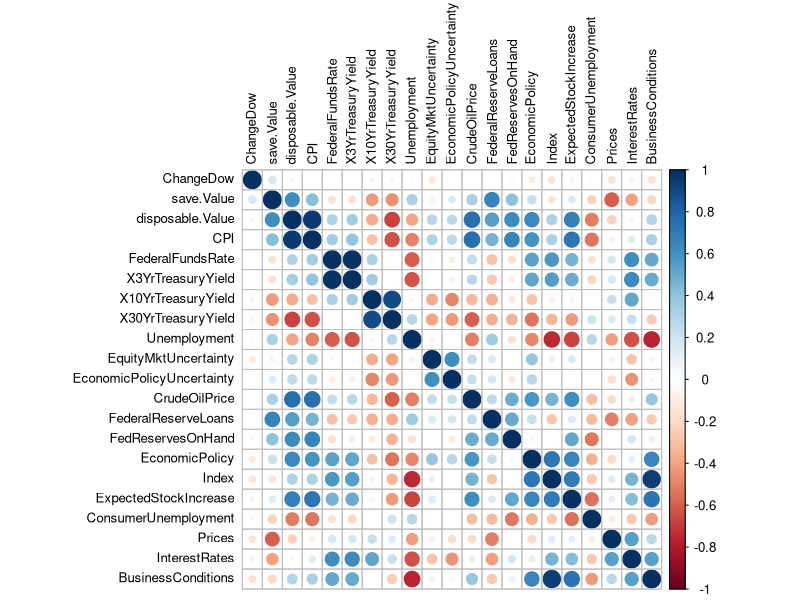
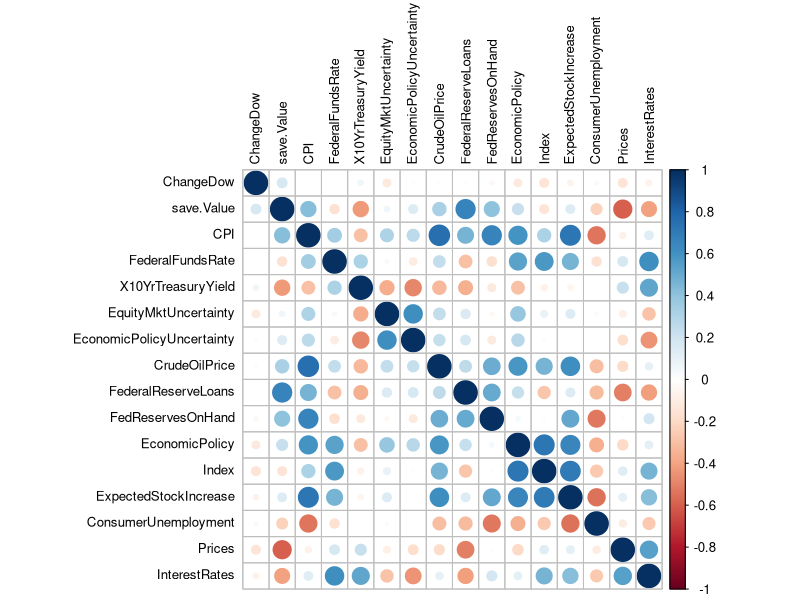
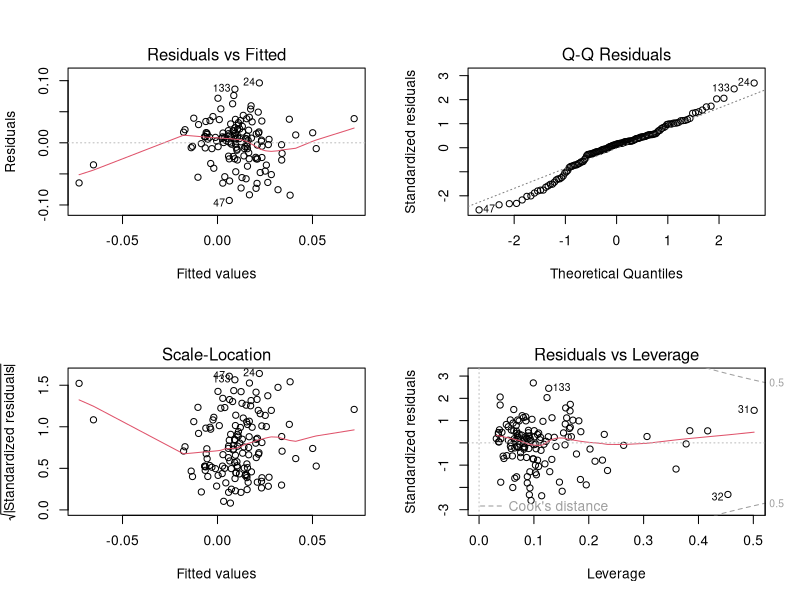
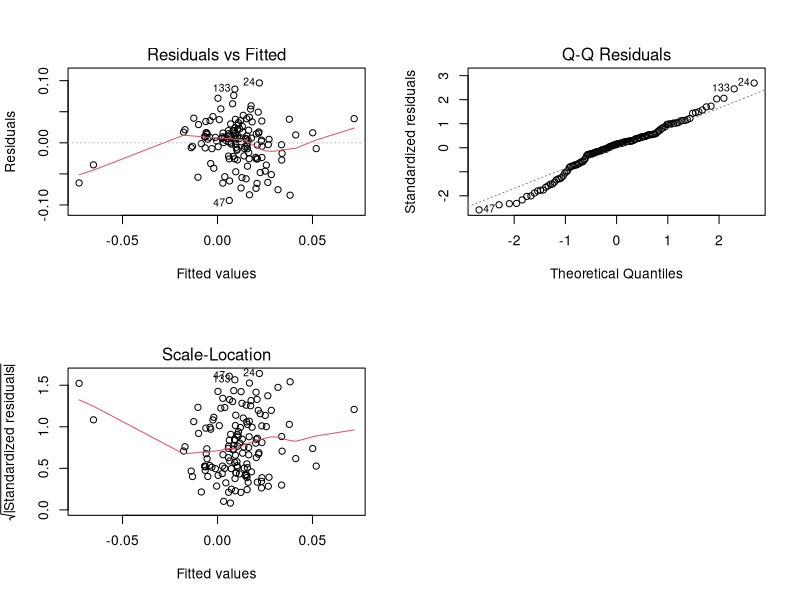
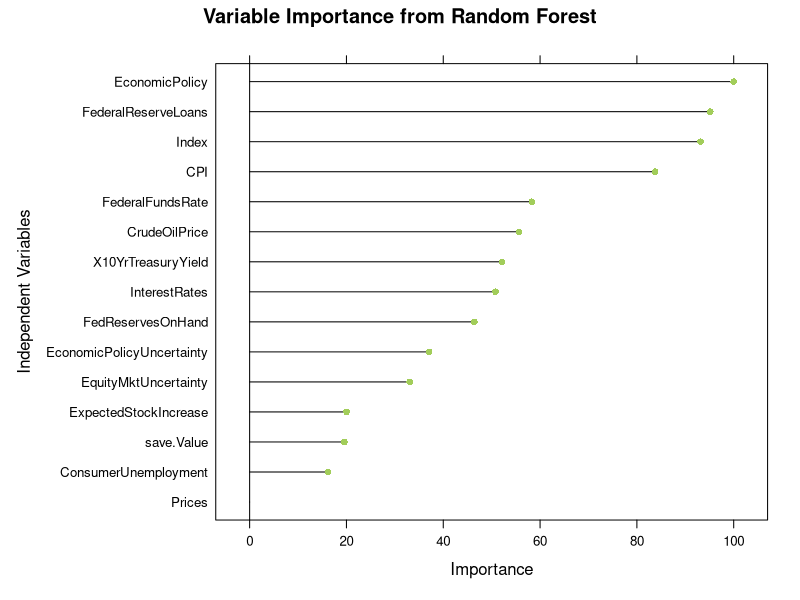
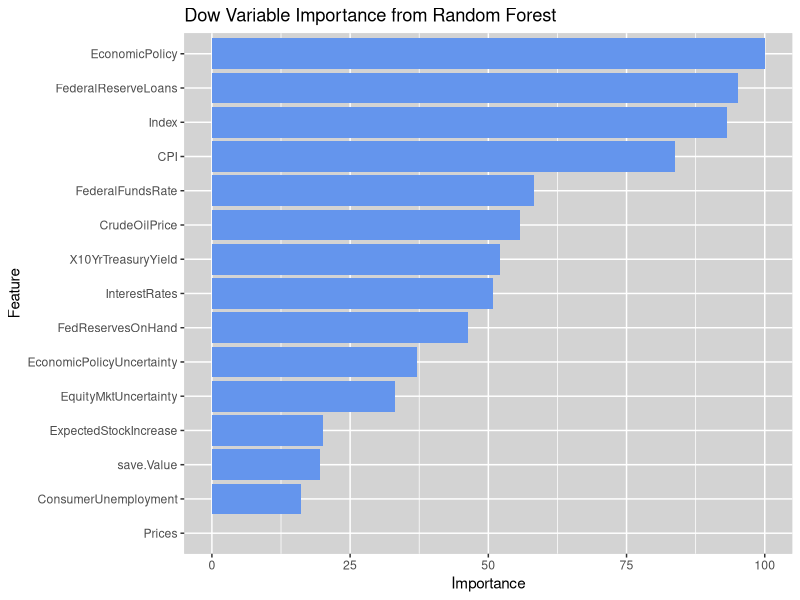

The R script that drew these images, in order:
## ---- chunk 1
knitr::opts_chunk$set(echo = TRUE)
## ---- chunk 2
install.packages("dplyr")
library(dplyr)
install.packages("caret")
library(caret)
install.packages("Hmisc")
library(Hmisc)
install.packages("tidyverse")
library(tidyverse)
install.packages("corrplot")
library(corrplot)

## ---- chunk 3
Data <- read.csv("BitcoinData.csv", header = TRUE, sep = ",")
VarSelection <- Data[11:148,]
## ---- chunk 4
assumptionsDow <- VarSelection %>% 
  select(-c(Date,Dow,SP500,Nasdaq,Bitcoin,ChangeNasdaq,ChangeBitcoin,ChangeSP500))

corrplot(cor(assumptionsDow), tl.col = "black", tl.cex = 0.8)
## ---- chunk 5
assumptionsDow1<- subset(assumptionsDow, select = -c(X3YrTreasuryYield,disposable.Value,X30YrTreasuryYield,BusinessConditions,Unemployment) )

corrplot(cor(assumptionsDow1), tl.col = "black", tl.cex = 0.8)
## ---- chunk 6
multiVarModelDow <- lm(ChangeDow ~ ., data = assumptionsDow1)

par(mfrow = c(2, 2))
plot(multiVarModelDow)
## ---- chunk 7
plot(multiVarModelDow,1)
## ---- chunk 8
plot(multiVarModelDow,2)
## ---- chunk 9
plot(multiVarModelDow,3)
## ---- chunk 10
library(lmtest)
bptest(multiVarModelDow)
## ---- chunk 11
index <- createDataPartition(assumptionsDow1$ChangeDow, p=0.85, list=FALSE)

DowLassoTrain <- assumptionsDow1[index,]
DowLassoTest <- assumptionsDow1[-index,]
## ---- chunk 12
DowLasso <- train(ChangeDow ~ ., data = DowLassoTrain, method = "glmnet", 
                   tuneGrid = expand.grid(alpha = 1, lambda = 1))
## ---- chunk 13
a <- data.frame(as.data.frame.matrix(coef(DowLasso$finalModel, DowLasso$bestTune$lambda)))

## ---- chunk 14
x <- assumptionsDow1 %>% 
  select(-c(ChangeDow))

# Scale data
DowScaled <- preProcess(x, method = c("center", "scale"))
x <- predict(DowScaled, x)

DowScaled <- data.frame(cbind(x,assumptionsDow1$ChangeDow))
names(DowScaled)[names(DowScaled)== "assumptionsDow1.ChangeDow"] <- "ChangeDow"

## ---- chunk 15
RFDow <- DowScaled

index <- createDataPartition(RFDow$ChangeDow, p=0.85, list=FALSE)

DowTrainRF <- RFDow[index,]
DowTestRF <- RFDow[-index,]
## ---- chunk 16
trctrl = trainControl(method = "repeatedcv")

RF_Dow = train(ChangeDow ~ ., data = DowTrainRF, method = "rf", trControl = trctrl,
               ntree = 500,importance = TRUE)
## ---- chunk 17
RF_Dow$results
## ---- chunk 18
ImportanceRegDow = varImp(RF_Dow)

plot(ImportanceRegDow, main = "Variable Importance from Random Forest", ylab = "Independent Variables", col = "darkolivegreen3" )
## ---- chunk 19
p <- ggplot(ImportanceRegDow, aes(x=variable, weight=importance, fill=variable)) 
p <- p + geom_bar(stat="identity",fill = "cornflowerblue")
p <- p + ggtitle("Dow Variable Importance from Random Forest")
p <- p + theme(panel.background = element_rect(fill = "lightgrey",colour = "lightgrey"))
p
## ---- chunk 20
DowPredictive <- subset(VarSelection, select = -c(Dow, Bitcoin,ChangeBitcoin, SP500, ChangeSP500, Nasdaq,ChangeNasdaq,InterestRates, FederalFundsRate,X10YrTreasuryYield, ConsumerUnemployment, Prices,EconomicPolicyUncertainty, X3YrTreasuryYield, disposable.Value, X30YrTreasuryYield, BusinessConditions, Unemployment))
## ---- chunk 21
#getwd()
write.csv(DowPredictive,"DowPredictive.csv", row.names = FALSE)
